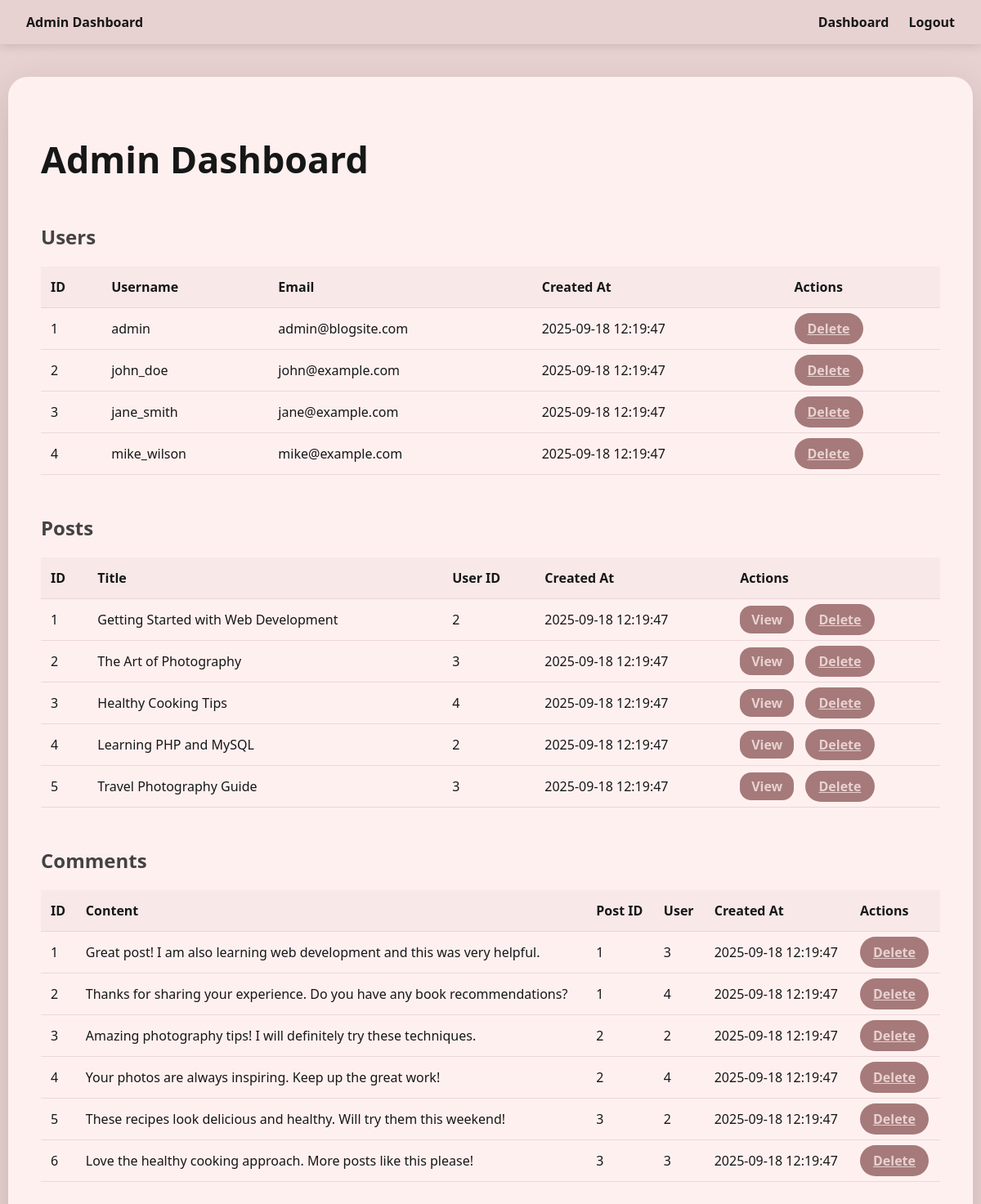
The page /admin_dashboard.php on the database its author committed.
### tables this page shows
CREATE TABLE IF NOT EXISTS users (
    id INT AUTO_INCREMENT PRIMARY KEY,
    username VARCHAR(50) UNIQUE NOT NULL,
    email VARCHAR(100) UNIQUE NOT NULL,
    password VARCHAR(255) NOT NULL,
    full_name VARCHAR(100) NOT NULL,
    profile_image VARCHAR(255) DEFAULT 'default-avatar.png',
    bio TEXT,
    is_admin TINYINT(1) DEFAULT 0,
    created_at TIMESTAMP DEFAULT CURRENT_TIMESTAMP,
    updated_at TIMESTAMP DEFAULT CURRENT_TIMESTAMP ON UPDATE CURRENT_TIMESTAMP
);

CREATE TABLE IF NOT EXISTS posts (
    id INT AUTO_INCREMENT PRIMARY KEY,
    user_id INT NOT NULL,
    title VARCHAR(255) NOT NULL,
    content TEXT NOT NULL,
    image VARCHAR(255) NULL,
    likes_count INT DEFAULT 0,
    comments_count INT DEFAULT 0,
    created_at TIMESTAMP DEFAULT CURRENT_TIMESTAMP,
    updated_at TIMESTAMP DEFAULT CURRENT_TIMESTAMP ON UPDATE CURRENT_TIMESTAMP,
    FOREIGN KEY (user_id) REFERENCES users(id) ON DELETE CASCADE
);

CREATE TABLE IF NOT EXISTS comments (
    id INT AUTO_INCREMENT PRIMARY KEY,
    post_id INT NOT NULL,
    user_id INT NOT NULL,
    comment_text TEXT NOT NULL,
    created_at TIMESTAMP DEFAULT CURRENT_TIMESTAMP,
    FOREIGN KEY (post_id) REFERENCES posts(id) ON DELETE CASCADE,
    FOREIGN KEY (user_id) REFERENCES users(id) ON DELETE CASCADE
);

### admin_dashboard.php (the view, shortened to what this page needs)
<?php
require_once 'config.php';
$users = $pdo->query("SELECT id, username, email, created_at FROM users ORDER BY created_at DESC")->fetchAll();
$posts = $pdo->query("SELECT id, title, user_id, created_at FROM posts ORDER BY created_at DESC")->fetchAll();
$comments = $pdo->query("SELECT id, comment_text, post_id, user_id, created_at FROM comments  ORDER BY created_at DESC")->fetchAll();
?>
<!DOCTYPE html>
<html lang="en">
<head>
</head>
<body>
<nav class="navbar">
  <div><strong>Admin Dashboard</strong></div>
  <div>
    <a href="admin_dashboard.php">Dashboard</a>
    <a href="logout.php">Logout</a>
  </div>
</nav>
<div class="container">
  <h1>Admin Dashboard</h1>
  <section>
    <h2>Users</h2>
    <table>
      <thead>
        <tr><th>ID</th><th>Username</th><th>Email</th><th>Created At</th><th>Actions</th></tr>
      </thead>
      <tbody>
        <?php foreach ($users as $user): ?>
          <tr>
            <td><?= htmlspecialchars($user['id']) ?></td>
            <td><?= htmlspecialchars($user['username']) ?></td>
            <td><?= htmlspecialchars($user['email']) ?></td>
            <td><?= htmlspecialchars($user['created_at']) ?></td>
            <td><a href="?type=user&id=<?= $user['id'] ?>" class="btn-delete" onclick="return confirm('Delete this user?')">Delete</a></td>
          </tr>
        <?php endforeach; ?>
      </tbody>
    </table>
  </section>
  <h2>Posts</h2>
  <table>
    <thead>
      <tr>
        <th>ID</th>
        <th>Title</th>
        <th>User ID</th>
        <th>Created At</th>
        <th>Actions</th>
      </tr>
    </thead>
    <tbody>
      <?php foreach ($posts as $post): ?>
        <tr>
          <td><?= htmlspecialchars($post['id']) ?></td>
          <td><?= htmlspecialchars($post['title']) ?></td>
          <td><?= htmlspecialchars($post['user_id']) ?></td>
          <td><?= htmlspecialchars($post['created_at']) ?></td>
          <td>
            <a href="admin_view_post.php?id=<?= $post['id'] ?>" class="btn-view" target="_blank">View</a>
            <a href="?type=post&id=<?= $post['id'] ?>" class="btn-delete" onclick="return confirm('Delete this post?')">Delete</a>
          </td>
        </tr>
      <?php endforeach; ?>
    </tbody>
  </table>
  <section>
    <h2>Comments</h2>
    <table>
      <thead>
        <tr><th>ID</th><th>Content</th><th>Post ID</th><th>User</th><th>Created At</th><th>Actions</th></tr>
      </thead>
      <tbody>
        <?php foreach ($comments as $comment): ?>
          <tr>
            <td><?= htmlspecialchars($comment['id']) ?></td>
            <td><?= htmlspecialchars($comment['comment_text']) ?></td>
            <td><?= htmlspecialchars($comment['post_id']) ?></td>
            <td><?= htmlspecialchars($comment['user_id'] ?? 'Unknown') ?></td>
            <td><?= htmlspecialchars($comment['created_at']) ?></td>
            <td><a href="?type=comment&id=<?= $comment['id'] ?>" class="btn-delete" onclick="return confirm('Delete this comment?')">Delete</a></td>
          </tr>
        <?php endforeach; ?>
      </tbody>
    </table>
  </section>
</div>
</body>
</html>

### admin_dashboard.php (style rules this page uses)
body { font-family: 'Segoe UI', Tahoma, Geneva, Verdana, sans-serif; background: #e8d1d1ff; color: #161717ff; margin: 0; padding: 0; }
.navbar { position: sticky; top: 0; background: #e8d1d1ff; padding: 16px 32px; box-shadow: 0 2px 12px rgba(22, 23, 23, 0.15); display: flex; justify-content: space-between; align-items: center; }
.navbar a { color: #161717ff; font-weight: 600; margin-left: 20px; text-decoration: none; transition: color 0.25s; }
.container { max-width: 1100px; margin: 40px auto 60px; background: #fff0f0; padding: 40px; border-radius: 24px; box-shadow: 0 16px 48px rgba(22, 23, 23, 0.15); }
h1 { font-weight: 900; font-size: 2.8rem; margin-bottom: 48px; color: #161717ff; }
h2 { margin-top: 48px; margin-bottom: 20px; font-weight: 700; color: #161717cc; }
table { width: 100%; border-collapse: collapse; margin-bottom: 40px; }
th, td { padding: 14px 12px; text-align: left; border-bottom: 1px solid #e8d1d1cc; }
th { background-color: #f8e8e8; color: #161717ff; }
.btn-delete { background-color: #a67a7a; color: #e8d1d1ff; border: none; border-radius: 20px; padding: 8px 16px; cursor: pointer; font-weight: 700; transition: background-color 0.3s; }
.btn-view { background-color: #a67a7a; color: #e8d1d1ff; padding: 6px 14px; border-radius: 14px; font-weight: 600; text-decoration: none; margin-right: 10px; transition: background-color 0.3s; }

### rows shown on the page
users: id "1", username "admin", email "admin@blogsite.com", created_at "2025-09-18 12:19:47"
users: id "2", username "john_doe", email "john@example.com", created_at "2025-09-18 12:19:47"
users: id "3", username "jane_smith", email "jane@example.com", created_at "2025-09-18 12:19:47"
users: id "4", username "mike_wilson", email "mike@example.com", created_at "2025-09-18 12:19:47"
posts: id "1", title "Getting Started with Web Development", user "2", created_at "2025-09-18 12:19:47"
posts: id "2", title "The Art of Photography", user "3", created_at "2025-09-18 12:19:47"
posts: id "3", title "Healthy Cooking Tips", user "4", created_at "2025-09-18 12:19:47"
posts: id "4", title "Learning PHP and MySQL", user "2", created_at "2025-09-18 12:19:47"
posts: id "5", title "Travel Photography Guide", user "3", created_at "2025-09-18 12:19:47"
comments: id "1", comment_text "Great post! I am also learning web development and this was very helpful.", post "1", user "3", created_at "2025-09-18 12:19:47"
comments: id "2", comment_text "Thanks for sharing your experience. Do you have any book recommendations?", post "1", user "4", created_at "2025-09-18 12:19:47"
comments: id "3", comment_text "Amazing photography tips! I will definitely try these techniques.", post "2", user "2", created_at "2025-09-18 12:19:47"
comments: id "4", comment_text "Your photos are always inspiring. Keep up the great work!", post "2", user "4", created_at "2025-09-18 12:19:47"
comments: id "5", comment_text "These recipes look delicious and healthy. Will try them this weekend!", post "3", user "2", created_at "2025-09-18 12:19:47"
comments: id "6", comment_text "Love the healthy cooking approach. More posts like this please!", post "3", user "3", created_at "2025-09-18 12:19:47"
